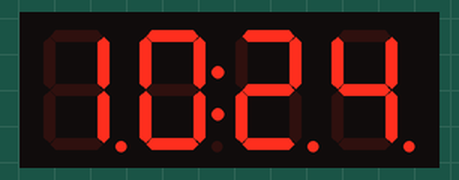
Simulated run of this program. Board: ESP8266 (NodeMCU). On the bench: 4-digit seven-segment display. WiFi joins after 1.5 s; servers stay silent unless stated; network time is answered at once with the bench clock; the local clock reads 2024-03-15 10:24:30 at power-on unless the program sets it; what the program prints to the serial monitor is not drawn.

Above: at 1.6 s.
At 29.2 s:
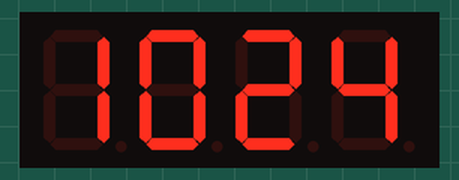
At 63.9 s:
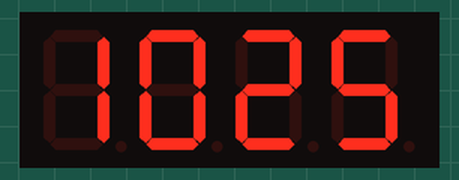
At 128.2 s:
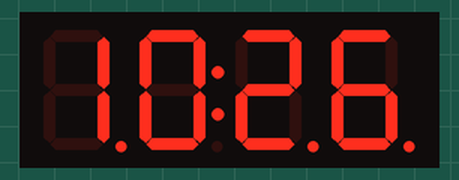

Measured:
- what the display in image 0 shows lasts 1.0 s, from 1.6 s to 2.6 s

The program:

main.cpp
```cpp
#include <Arduino.h>
#include <Wire.h>
#include <TM1637Display.h>
#include <ESP8266WiFi.h>
#include <WiFiUdp.h>
#include <NTPClient.h>

const char *ssid     = "<YOUR_SSID";
const char *password = "<YOUR_SSID_PASSWORD>";

TM1637Display display(D1, D2);

WiFiUDP ntpUDP;
NTPClient timeClient(ntpUDP, "europe.pool.ntp.org", 3600, 60000);

void setup(){
  Serial.begin(9600);
  WiFi.mode(WIFI_STA);
  WiFi.begin(ssid, password);

  while ( WiFi.status() != WL_CONNECTED ) {
    Serial.print ( "." );
    delay ( 500 );
  }

  Serial.println(WiFi.localIP());

  timeClient.begin();

  display.setBrightness(7);
}

bool secDots = false;

void loop(){
  secDots =! secDots;

  timeClient.update();

  int hours = timeClient.getHours();
  int minutes = timeClient.getMinutes();

  String minutesStr=minutes<10 ? ("0"+String(minutes)) : String(minutes);
  String timeStr = String(hours)+minutesStr;

  display.showNumberDecEx(timeStr.toInt(), secDots ? 255 : 1, true);

  delay(1000);
}
```
